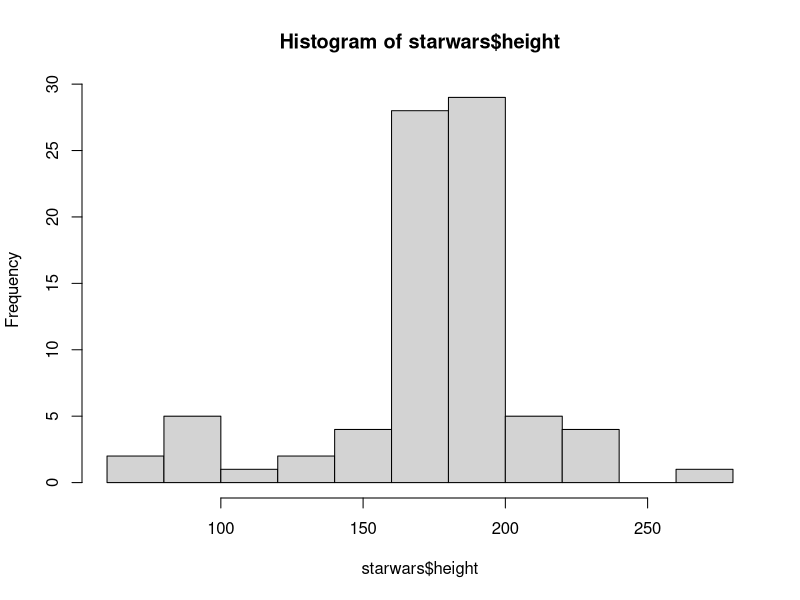
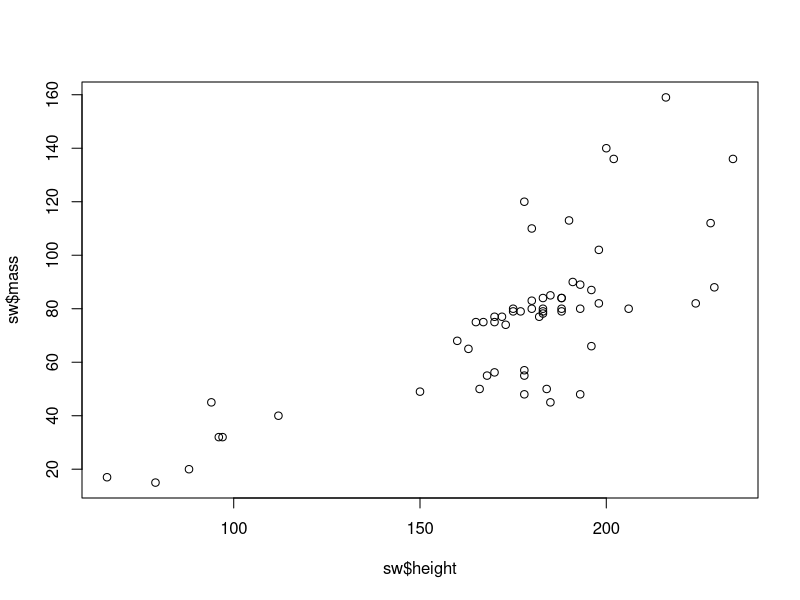
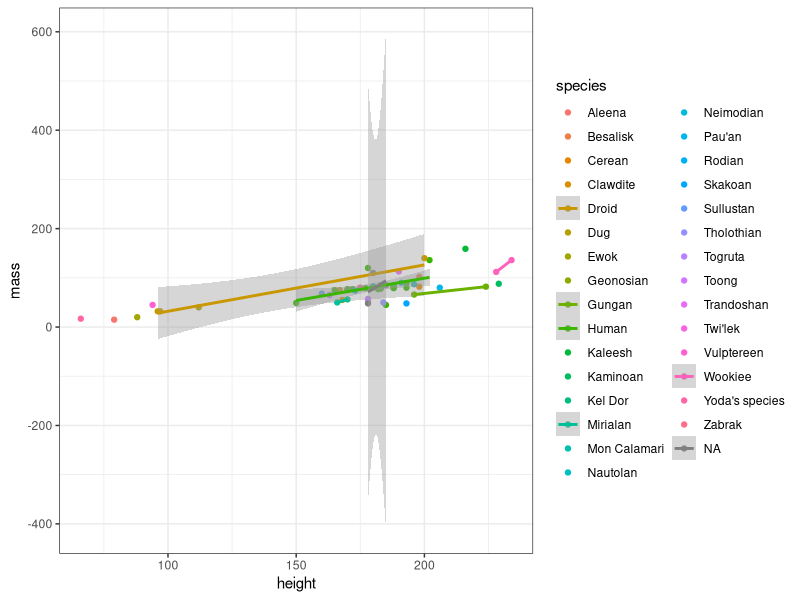

R code for these plots, in order:
## Pauline M. PERRIN

library(tidyverse)

data(starwars, package = "dplyr")
starwars

hist(starwars$height)

sw <- starwars %>% filter(mass<600)

plot(sw$mass~sw$height)

#mettre un + pour ajouter des étapes avec ggplot 

ggplot(data = sw)+
  aes(x=height, y=mass, colour=species)+
  geom_point()+
  geom_smooth(method = "lm")+
  theme_bw()#fond du graphique 